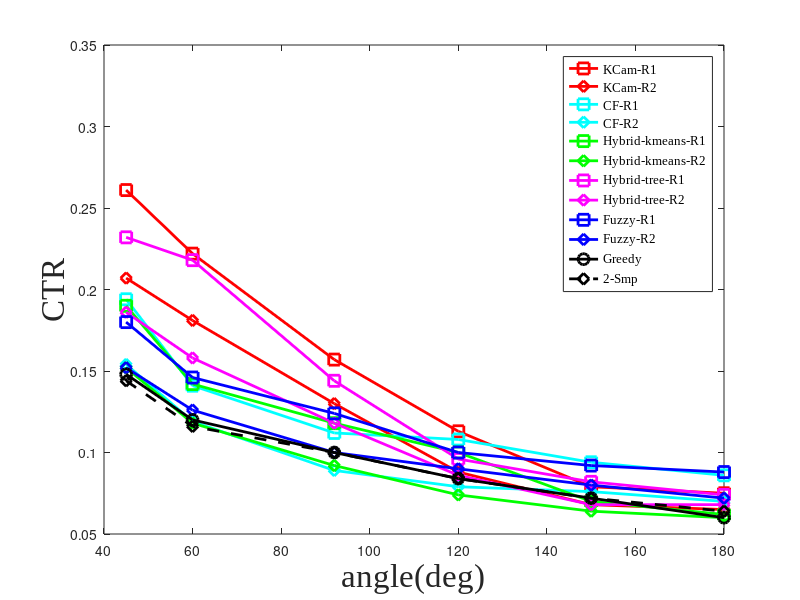
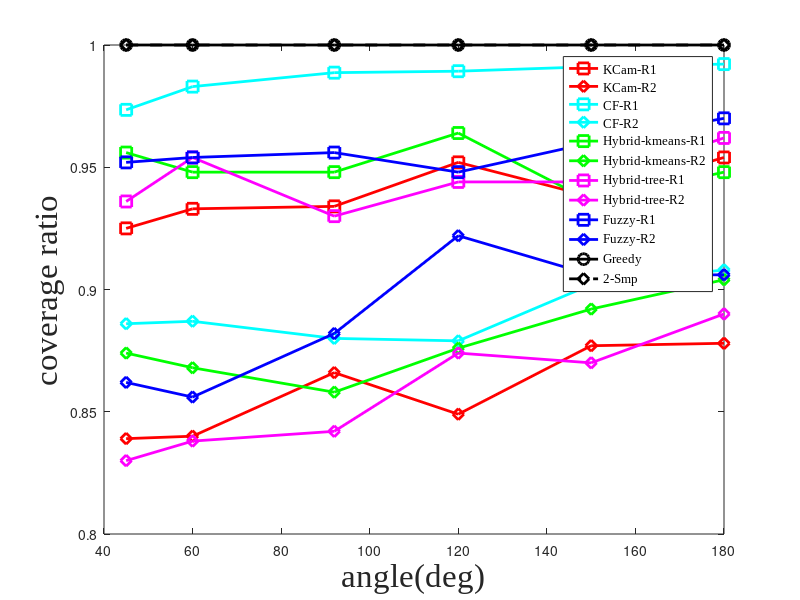
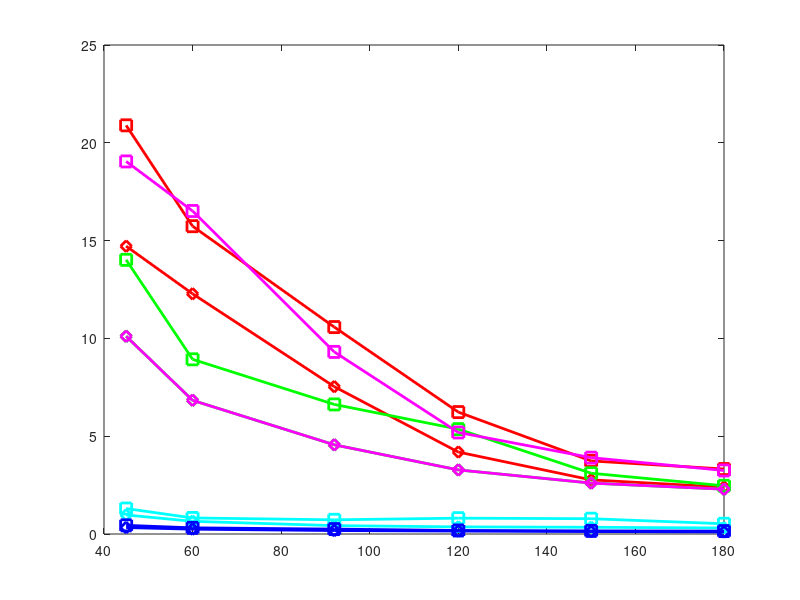

These charts were generated, in order, by the following MATLAB code: (Note: this script raises an error after producing the figures.)
% varying AOV at dim =50X50, Rmax = 25, TargetCount = 50
close all;
AOV = [ 45, 60, 92, 120, 150, 180];

%algo1
algo1_uncovered_ratio1= [ 3.7500    3.3500    3.3000    2.4000    3.1000    2.3000];
algo1_coverage_ratio1 = 1 - (1/50).*algo1_uncovered_ratio1;
algo1_CTR_ratio1 = (1/50).*[ 13.0500   11.1000    7.8500    5.6500    3.9500    3.7500];
algo1_exec_time_ratio1 = [ 20.8932   15.7369   10.5792    6.2330    3.7361    3.3223];

algo1_uncovered_ratio2 = [8.0500    8.0000    6.7000    7.5500    6.1500    6.1000];
algo1_coverage_ratio2 = 1 - (1/50).*algo1_uncovered_ratio2;
algo1_CTR_ratio2 = (1/50).*[ 10.3500    9.0500    6.5000    4.4000    3.4000    3.2500];
algo1_exec_time_ratio2 = [14.7153   12.2808    7.5335    4.1893    2.7668    2.3959];


%algo2
algo2_uncovered_ratio1 = [ 1.3260    0.8507    0.5656    0.5358    0.4440    0.3905];
algo2_coverage_ratio1 = 1 - (1/50).*algo2_uncovered_ratio1;
algo2_CTR_ratio1 = (1/50).*[  9.7000    7.0500    5.6000    5.4000    4.7000    4.3000];
algo2_exec_time_ratio1 = [  1.3021    0.8204    0.7253    0.8096    0.7818    0.524];


algo2_uncovered_ratio2 = [ 5.7000    5.6500    6.0000    6.0500    4.9000    4.6000];
algo2_coverage_ratio2 = 1 - (1/50).*algo2_uncovered_ratio2;
algo2_CTR_ratio2 = (1/50).*[  7.7000    5.9500    4.4500    3.9500    3.8000    3.5000];
algo2_exec_time_ratio2 = [ 0.9741    0.6490    0.4273    0.3633    0.3441    0.3078];

%fuzzy
fuzzy_uncovered_ratio1 = [  2.4000    2.3000    2.2000    2.6000    2.0000    1.5000];
fuzzy_coverage_ratio1 = 1 - (1/50).*fuzzy_uncovered_ratio1;
fuzzy_CTR_ratio1 = (1/50).*[ 9.0000    7.3000    6.2000    5.0000    4.6000    4.4000];
fuzzy_exec_time_ratio1 = [   0.4421    0.3151    0.2508    0.1806    0.1587    0.1487];

fuzzy_uncovered_ratio2= [ 6.9000    7.2000    5.9000    3.9000    4.7000    4.7000];
fuzzy_coverage_ratio2 = 1 - (1/50).*fuzzy_uncovered_ratio2;
fuzzy_CTR_ratio2 = (1/50).*[ 7.6000    6.3000    5.0000    4.5000    4.0000    3.6000];
fuzzy_exec_time_ratio2 = [    0.3292    0.2466    0.1758    0.1495    0.1251    0.1047];


%hybrid-kmeans
hybrid_uncovered_ratio1 = [  2.2000    2.6000    2.6000    1.8000    3.2000    2.6000];
hybrid_coverage_ratio1 = 1 - (1/50).*hybrid_uncovered_ratio1;
hybrid_CTR_ratio1 = (1/50).*[ 9.5000    7.1000    5.9000    5.0000    3.5000    3.1000];
hybrid_exec_time_ratio1 = [ 14.0164    8.9304    6.6246    5.3605    3.1065    2.4649];

hybrid_uncovered_ratio2 = [  6.3000    6.6000    7.1000    6.2000    5.4000    4.8000];
hybrid_coverage_ratio2 = 1 - (1/50).*hybrid_uncovered_ratio2;
hybrid_CTR_ratio2 = (1/50).*[ 7.6000    5.9000    4.6000    3.7000    3.2000    3.0000];
hybrid_exec_time_ratio2 = [ 10.1093    6.8338    4.5600    3.2764    2.6030    2.2909];


%hybrid-kdtree
hybridt_uncovered_ratio1 = [ 3.2000    2.3000    3.5000    2.8000    2.8000    1.9000];
hybridt_coverage_ratio1 = 1 - (1/50).*hybridt_uncovered_ratio1;
hybridt_CTR_ratio1 = (1/50).*[  11.6000   10.9000    7.2000    4.8000    4.1000    3.7000];
hybridt_exec_time_ratio1 = [ 19.0472   16.5144    9.3098    5.1926    3.9027    3.2476];




hybridt_uncovered_ratio2 = [   8.5000    8.1000    7.9000    6.3000    6.5000    5.5000];
hybridt_coverage_ratio2 = 1 - (1/50).*hybridt_uncovered_ratio2;
hybridt_CTR_ratio2 = (1/50).*[ 9.3000    7.9000    5.9000    4.3000    3.4000    3.4000];
hybridt_exec_time_ratio2 = [ 13.3977   10.2870    6.5795    4.3186    2.7213    2.7650];



%algo3(greedy)
algo3_coverage = [1, 1, 1, 1, 1, 1];
algo3_CTR = (1/50).*[7.4000    6.0000    5.0000    4.2000    3.6000    3.0000];
algo3_exec_time = [250.1801  224.4571  200.8411  178.8845  165.9310  154.8053];

%algo4(dual-sampling)
algo4_coverage = [1, 1, 1, 1, 1, 1];
algo4_CTR = (1/50).*[7.2000    5.8000    5.0000    4.2000    3.6000    3.2000];

algo4_exec_time = [  141.1602  117.5086   93.6067   78.6103   67.9813   62.7986];


figure;
plot(AOV, algo1_CTR_ratio1, '-rs', 'LineWidth',2,'MarkerSize',8); hold on;
plot(AOV, algo1_CTR_ratio2, '-rd', 'LineWidth',2,'MarkerSize',8); hold on;
plot(AOV, algo2_CTR_ratio1, '-cs', 'LineWidth',2,'MarkerSize',8); hold on;
plot(AOV, algo2_CTR_ratio2, '-cd', 'LineWidth',2,'MarkerSize',8); hold on;
plot(AOV, hybrid_CTR_ratio1, '-gs', 'LineWidth',2,'MarkerSize',8); hold on;
plot(AOV, hybrid_CTR_ratio2, '-gd', 'LineWidth',2,'MarkerSize',8); hold on;
plot(AOV, hybridt_CTR_ratio1, '-ms', 'LineWidth',2,'MarkerSize',8); hold on;
plot(AOV, hybridt_CTR_ratio2, '-md', 'LineWidth',2,'MarkerSize',8); hold on;
plot(AOV, fuzzy_CTR_ratio1, '-bs', 'LineWidth',2,'MarkerSize',8); hold on;
plot(AOV, fuzzy_CTR_ratio2, '-bd', 'LineWidth',2,'MarkerSize',8); hold on;

plot(AOV, algo3_CTR, '-ko', 'LineWidth',2,'MarkerSize',8); hold on;
plot(AOV, algo4_CTR, '--kd', 'LineWidth',2,'MarkerSize',8); 
legend('KCam-R1', 'KCam-R2', 'CF-R1', 'CF-R2', 'Hybrid-kmeans-R1', 'Hybrid-kmeans-R2', 'Hybrid-tree-R1', 'Hybrid-tree-R2',  'Fuzzy-R1', 'Fuzzy-R2','Greedy', '2-Smp','FontName','Times New Roman');
xlabel('angle(deg)', 'FontSize', 24, 'FontName','Times New Roman');
ylabel('CTR', 'FontSize', 24,'FontName','Times New Roman');



figure;
plot(AOV, algo1_coverage_ratio1 , '-rs', 'LineWidth',2,'MarkerSize',8); hold on;
plot(AOV, algo1_coverage_ratio2, '-rd', 'LineWidth',2,'MarkerSize',8); hold on;
plot(AOV, algo2_coverage_ratio1 , '-cs', 'LineWidth',2,'MarkerSize',8); hold on;
plot(AOV, algo2_coverage_ratio2, '-cd', 'LineWidth',2,'MarkerSize',8); hold on;
plot(AOV, hybrid_coverage_ratio1, '-gs', 'LineWidth',2,'MarkerSize',8); hold on;
plot(AOV, hybrid_coverage_ratio2, '-gd', 'LineWidth',2,'MarkerSize',8); hold on;
plot(AOV, hybridt_coverage_ratio1, '-ms', 'LineWidth',2,'MarkerSize',8); hold on;
plot(AOV, hybridt_coverage_ratio2, '-md', 'LineWidth',2,'MarkerSize',8); hold on;
plot(AOV, fuzzy_coverage_ratio1, '-bs', 'LineWidth',2,'MarkerSize',8); hold on;
plot(AOV, fuzzy_coverage_ratio2, '-bd', 'LineWidth',2,'MarkerSize',8); hold on;

plot(AOV, algo3_coverage, '-ko', 'LineWidth',2,'MarkerSize',8); hold on;
plot(AOV, algo4_coverage, '--kd', 'LineWidth',2,'MarkerSize',8); 
legend('KCam-R1', 'KCam-R2', 'CF-R1', 'CF-R2', 'Hybrid-kmeans-R1', 'Hybrid-kmeans-R2', 'Hybrid-tree-R1', 'Hybrid-tree-R2',  'Fuzzy-R1', 'Fuzzy-R2','Greedy', '2-Smp','FontName','Times New Roman');
xlabel('angle(deg)', 'FontSize', 24,'FontName','Times New Roman');
ylabel('coverage ratio', 'FontSize', 24,'FontName','Times New Roman');


figure;
plot(AOV, algo1_exec_time_ratio1, '-rs', 'LineWidth',2,'MarkerSize',8); hold on;
plot(AOV, algo1_exec_time_ratio2, '-rd', 'LineWidth',2,'MarkerSize',8); hold on;
plot(AOV, algo2_exec_time_ratio1, '-cs', 'LineWidth',2,'MarkerSize',8); hold on;
plot(AOV, algo2_exec_time_ratio2, '-cd', 'LineWidth',2,'MarkerSize',8); hold on;
plot(AOV, hybrid_exec_time_ratio1, '-gs', 'LineWidth',2,'MarkerSize',8); hold on;
plot(AOV, hybrid_exec_time_ratio2, '-gd', 'LineWidth',2,'MarkerSize',8); hold on;
plot(AOV, hybridt_exec_time_ratio1, '-ms', 'LineWidth',2,'MarkerSize',8); hold on;
plot(AOV, hybrid_exec_time_ratio2, '-md', 'LineWidth',2,'MarkerSize',8); hold on;
plot(AOV, fuzzy_exec_time_ratio1, '-bs', 'LineWidth',2,'MarkerSize',8); hold on;
plot(AOV, fuzzy_exec_time_ratio2, '-bd', 'LineWidth',2,'MarkerSize',8); hold on;

plot(AOV, coverage_greedy, '-ko', 'LineWidth',2,'MarkerSize',8); hold on;
plot(AOV, coverage_dual, '--kd', 'LineWidth',2,'MarkerSize',8); 
legend('KCam-R1', 'KCam-R2', 'CF-R1', 'CF-R2', 'Hybrid-kmeans-R1', 'Hybrid-kmeans-R2', 'Hybrid-tree-R1', 'Hybrid-tree-R2',  'Fuzzy-R1', 'Fuzzy-R2','Greedy', '2-Smp','FontName','Times New Roman');
xlabel('angle(deg)', 'FontSize', 24,'FontName','Times New Roman');
ylabel('execution time(sec)', 'FontSize', 24,'FontName','Times New Roman');